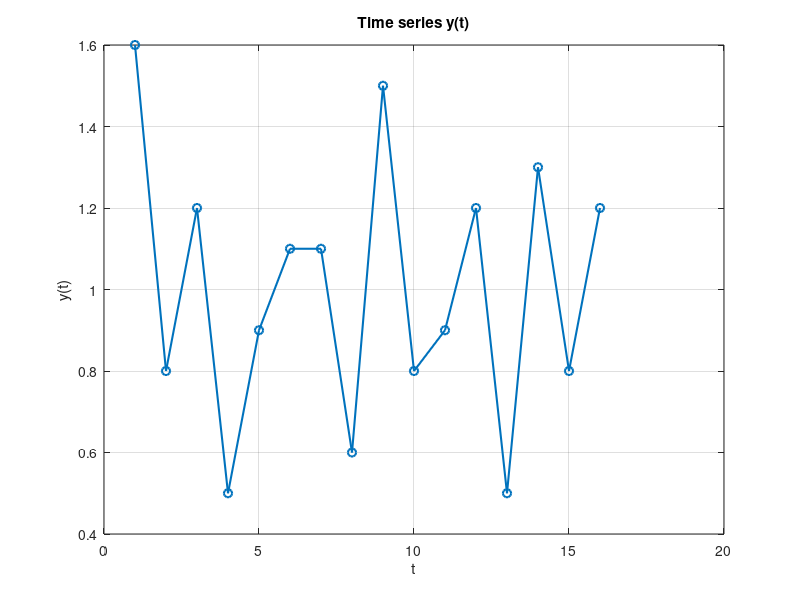
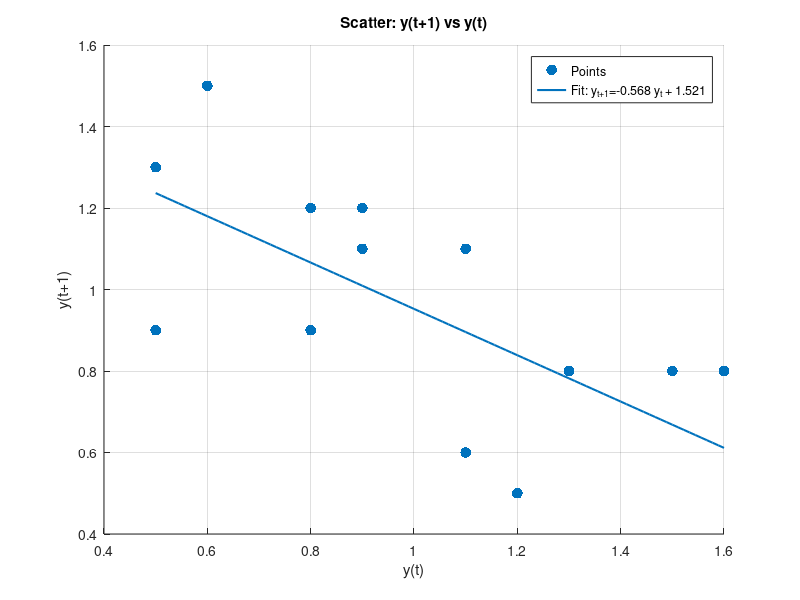

Write the MATLAB code that produced these figures, in order.
%% Task 1

clear; clc; close all;

y = [1.6, 0.8, 1.2, 0.5, 0.9, 1.1, 1.1, 0.6, 1.5, 0.8, 0.9, 1.2, 0.5, 1.3, 0.8, 1.2]';
n = numel(y);
t = (1:n)';

figure;
plot(t, y, '-o', 'LineWidth', 1.5);
grid on;
xlabel('t');
ylabel('y(t)');
title('Time series y(t)');

y_t   = y(1:end-1);
y_t1  = y(2:end);
r1_approx = corr(y_t, y_t1);

fprintf('Approx (corr(y(t), y(t+1))) understanding: r1 ≈ %.4f\n', r1_approx);

figure;
scatter(y_t, y_t1, 60, 'filled');
grid on;
xlabel('y(t)');
ylabel('y(t+1)');
title('Scatter: y(t+1) vs y(t)');

p = polyfit(y_t, y_t1, 1);
xLine = linspace(min(y_t), max(y_t), 100);
yLine = polyval(p, xLine);
hold on;
plot(xLine, yLine, 'LineWidth', 1.5);
legend('Points', sprintf('Fit: y_{t+1}=%.3f y_t + %.3f', p(1), p(2)), 'Location', 'best');

ybar = mean(y);

num = sum( (y(1:end-1) - ybar) .* (y(2:end) - ybar) );
den = sum( (y - ybar).^2 );
r1_exact = num / den;

fprintf('Exact r1 by formula: r1 = %.6f\n', r1_exact);

try
    figure;
    autocorr(y, 'NumLags', 10);
    title('Autocorrelation (autocorr)');
catch
    disp('autocorr() not available (Econometrics Toolbox missing). Skipping.');
end

y_centered = y - mean(y);
[acf, lags] = xcorr(y_centered, 1, 'coeff');
r1_xcorr = acf(lags == 1);
fprintf('r1 from xcorr (coeff): r1 = %.6f\n', r1_xcorr);